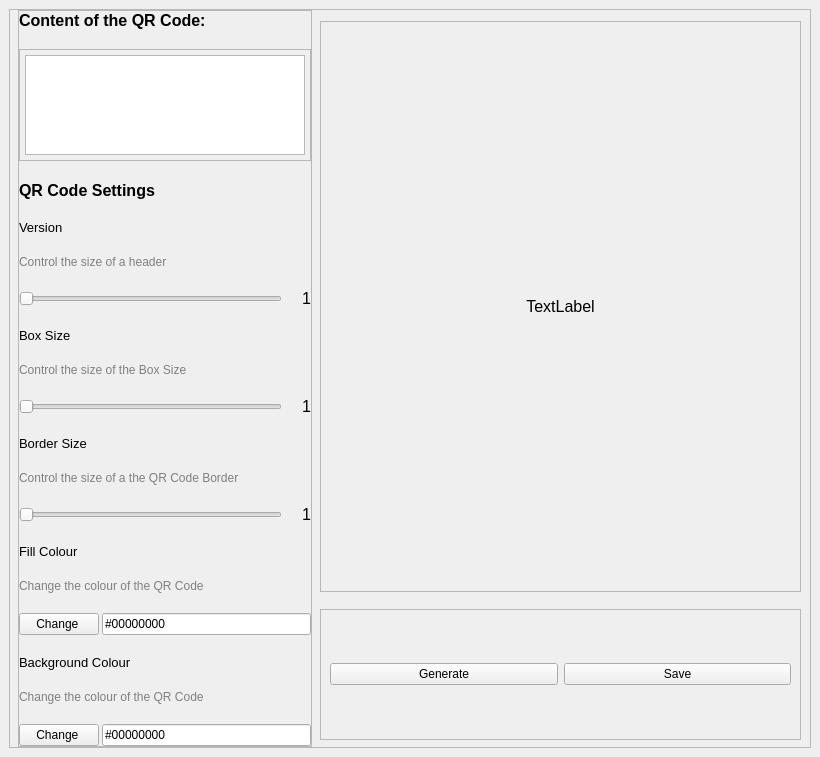
<?xml version="1.0" encoding="UTF-8"?>
<ui version="4.0">
 <class>MainWindow</class>
 <widget class="QMainWindow" name="MainWindow">
  <property name="geometry">
   <rect>
    <x>0</x>
    <y>0</y>
    <width>820</width>
    <height>726</height>
   </rect>
  </property>
  <property name="windowTitle">
   <string>MainWindow</string>
  </property>
  <widget class="QWidget" name="centralwidget">
   <layout class="QGridLayout" name="gridLayout_3">
    <item row="0" column="0">
     <widget class="QFrame" name="frame">
      <property name="frameShape">
       <enum>QFrame::StyledPanel</enum>
      </property>
      <property name="frameShadow">
       <enum>QFrame::Raised</enum>
      </property>
      <layout class="QGridLayout" name="gridLayout_4">
       <property name="leftMargin">
        <number>0</number>
       </property>
       <property name="topMargin">
        <number>0</number>
       </property>
       <property name="rightMargin">
        <number>0</number>
       </property>
       <property name="bottomMargin">
        <number>0</number>
       </property>
       <property name="spacing">
        <number>0</number>
       </property>
       <item row="0" column="0" rowspan="2">
        <widget class="QFrame" name="function_frame">
         <property name="minimumSize">
          <size>
           <width>294</width>
           <height>0</height>
          </size>
         </property>
         <property name="maximumSize">
          <size>
           <width>294</width>
           <height>16777215</height>
          </size>
         </property>
         <property name="frameShape">
          <enum>QFrame::StyledPanel</enum>
         </property>
         <property name="frameShadow">
          <enum>QFrame::Raised</enum>
         </property>
         <layout class="QVBoxLayout" name="verticalLayout_7">
          <property name="spacing">
           <number>20</number>
          </property>
          <property name="leftMargin">
           <number>0</number>
          </property>
          <property name="topMargin">
           <number>0</number>
          </property>
          <property name="rightMargin">
           <number>0</number>
          </property>
          <property name="bottomMargin">
           <number>0</number>
          </property>
          <item>
           <layout class="QVBoxLayout" name="verticalLayout">
            <property name="spacing">
             <number>19</number>
            </property>
            <item>
             <widget class="QLabel" name="label">
              <property name="font">
               <font>
                <pointsize>12</pointsize>
                <weight>75</weight>
                <bold>true</bold>
               </font>
              </property>
              <property name="text">
               <string>Content of the QR Code:</string>
              </property>
             </widget>
            </item>
            <item>
             <widget class="QFrame" name="frame_2">
              <property name="frameShape">
               <enum>QFrame::StyledPanel</enum>
              </property>
              <property name="frameShadow">
               <enum>QFrame::Raised</enum>
              </property>
              <layout class="QGridLayout" name="gridLayout">
               <property name="leftMargin">
                <number>5</number>
               </property>
               <property name="topMargin">
                <number>5</number>
               </property>
               <property name="rightMargin">
                <number>5</number>
               </property>
               <property name="bottomMargin">
                <number>5</number>
               </property>
               <property name="spacing">
                <number>5</number>
               </property>
               <item row="0" column="0">
                <widget class="QTextEdit" name="textEdit_content">
                 <property name="minimumSize">
                  <size>
                   <width>0</width>
                   <height>100</height>
                  </size>
                 </property>
                 <property name="maximumSize">
                  <size>
                   <width>16777215</width>
                   <height>100</height>
                  </size>
                 </property>
                 <property name="font">
                  <font>
                   <pointsize>12</pointsize>
                  </font>
                 </property>
                </widget>
               </item>
              </layout>
             </widget>
            </item>
           </layout>
          </item>
          <item>
           <widget class="QLabel" name="label_2">
            <property name="font">
             <font>
              <pointsize>12</pointsize>
              <weight>75</weight>
              <bold>true</bold>
             </font>
            </property>
            <property name="text">
             <string>QR Code Settings</string>
            </property>
           </widget>
          </item>
          <item>
           <layout class="QVBoxLayout" name="verticalLayout_2">
            <item>
             <widget class="QLabel" name="label_3">
              <property name="font">
               <font>
                <pointsize>10</pointsize>
               </font>
              </property>
              <property name="text">
               <string>Version</string>
              </property>
             </widget>
            </item>
            <item>
             <widget class="QLabel" name="label_4">
              <property name="styleSheet">
               <string notr="true">color:grey;</string>
              </property>
              <property name="text">
               <string>Control the size of a header</string>
              </property>
             </widget>
            </item>
            <item>
             <layout class="QHBoxLayout" name="horizontalLayout">
              <item>
               <widget class="QSlider" name="horizontalSlider_version">
                <property name="minimum">
                 <number>1</number>
                </property>
                <property name="maximum">
                 <number>100</number>
                </property>
                <property name="orientation">
                 <enum>Qt::Horizontal</enum>
                </property>
               </widget>
              </item>
              <item>
               <widget class="QLabel" name="label_5">
                <property name="font">
                 <font>
                  <pointsize>12</pointsize>
                 </font>
                </property>
                <property name="text">
                 <string>1</string>
                </property>
               </widget>
              </item>
             </layout>
            </item>
           </layout>
          </item>
          <item>
           <layout class="QVBoxLayout" name="verticalLayout_3">
            <item>
             <widget class="QLabel" name="label_6">
              <property name="font">
               <font>
                <pointsize>10</pointsize>
               </font>
              </property>
              <property name="text">
               <string>Box Size</string>
              </property>
             </widget>
            </item>
            <item>
             <widget class="QLabel" name="label_7">
              <property name="styleSheet">
               <string notr="true">color:grey;</string>
              </property>
              <property name="text">
               <string>Control the size of the Box Size</string>
              </property>
             </widget>
            </item>
            <item>
             <layout class="QHBoxLayout" name="horizontalLayout_2">
              <item>
               <widget class="QSlider" name="horizontalSlider_box_size">
                <property name="minimum">
                 <number>1</number>
                </property>
                <property name="maximum">
                 <number>100</number>
                </property>
                <property name="orientation">
                 <enum>Qt::Horizontal</enum>
                </property>
               </widget>
              </item>
              <item>
               <widget class="QLabel" name="label_8">
                <property name="font">
                 <font>
                  <pointsize>12</pointsize>
                 </font>
                </property>
                <property name="text">
                 <string>1</string>
                </property>
               </widget>
              </item>
             </layout>
            </item>
           </layout>
          </item>
          <item>
           <layout class="QVBoxLayout" name="verticalLayout_4">
            <item>
             <widget class="QLabel" name="label_9">
              <property name="font">
               <font>
                <pointsize>10</pointsize>
               </font>
              </property>
              <property name="text">
               <string>Border Size</string>
              </property>
             </widget>
            </item>
            <item>
             <widget class="QLabel" name="label_10">
              <property name="styleSheet">
               <string notr="true">color:grey;</string>
              </property>
              <property name="text">
               <string>Control the size of a the QR Code Border</string>
              </property>
             </widget>
            </item>
            <item>
             <layout class="QHBoxLayout" name="horizontalLayout_3">
              <item>
               <widget class="QSlider" name="horizontalSlider_border_size">
                <property name="minimum">
                 <number>1</number>
                </property>
                <property name="maximum">
                 <number>100</number>
                </property>
                <property name="orientation">
                 <enum>Qt::Horizontal</enum>
                </property>
               </widget>
              </item>
              <item>
               <widget class="QLabel" name="label_11">
                <property name="font">
                 <font>
                  <pointsize>12</pointsize>
                 </font>
                </property>
                <property name="text">
                 <string>1</string>
                </property>
               </widget>
              </item>
             </layout>
            </item>
           </layout>
          </item>
          <item>
           <layout class="QVBoxLayout" name="verticalLayout_5">
            <item>
             <widget class="QLabel" name="label_12">
              <property name="font">
               <font>
                <pointsize>10</pointsize>
               </font>
              </property>
              <property name="text">
               <string>Fill Colour</string>
              </property>
             </widget>
            </item>
            <item>
             <widget class="QLabel" name="label_13">
              <property name="styleSheet">
               <string notr="true">color:grey;</string>
              </property>
              <property name="text">
               <string>Change the colour of the QR Code </string>
              </property>
             </widget>
            </item>
            <item>
             <layout class="QHBoxLayout" name="horizontalLayout_4">
              <property name="spacing">
               <number>3</number>
              </property>
              <item>
               <widget class="QPushButton" name="pushButton_fill_colour">
                <property name="font">
                 <font>
                  <pointsize>9</pointsize>
                 </font>
                </property>
                <property name="text">
                 <string>Change </string>
                </property>
               </widget>
              </item>
              <item>
               <widget class="QLineEdit" name="lineEdit_fill_colour">
                <property name="text">
                 <string>#00000000</string>
                </property>
               </widget>
              </item>
             </layout>
            </item>
           </layout>
          </item>
          <item>
           <layout class="QVBoxLayout" name="verticalLayout_6">
            <item>
             <widget class="QLabel" name="label_14">
              <property name="font">
               <font>
                <pointsize>10</pointsize>
               </font>
              </property>
              <property name="text">
               <string>Background Colour</string>
              </property>
             </widget>
            </item>
            <item>
             <widget class="QLabel" name="label_15">
              <property name="styleSheet">
               <string notr="true">color:grey;</string>
              </property>
              <property name="text">
               <string>Change the colour of the QR Code </string>
              </property>
             </widget>
            </item>
            <item>
             <layout class="QHBoxLayout" name="horizontalLayout_5">
              <property name="spacing">
               <number>3</number>
              </property>
              <item>
               <widget class="QPushButton" name="pushButton_bg">
                <property name="font">
                 <font>
                  <pointsize>9</pointsize>
                 </font>
                </property>
                <property name="text">
                 <string>Change </string>
                </property>
               </widget>
              </item>
              <item>
               <widget class="QLineEdit" name="lineEdit_bg_colour">
                <property name="text">
                 <string>#00000000</string>
                </property>
               </widget>
              </item>
             </layout>
            </item>
           </layout>
          </item>
          <item>
           <spacer name="verticalSpacer">
            <property name="orientation">
             <enum>Qt::Vertical</enum>
            </property>
            <property name="sizeHint" stdset="0">
             <size>
              <width>20</width>
              <height>18</height>
             </size>
            </property>
           </spacer>
          </item>
         </layout>
        </widget>
       </item>
       <item row="0" column="1">
        <widget class="QFrame" name="output_frame">
         <property name="minimumSize">
          <size>
           <width>481</width>
           <height>571</height>
          </size>
         </property>
         <property name="maximumSize">
          <size>
           <width>481</width>
           <height>571</height>
          </size>
         </property>
         <property name="frameShape">
          <enum>QFrame::StyledPanel</enum>
         </property>
         <property name="frameShadow">
          <enum>QFrame::Raised</enum>
         </property>
         <layout class="QGridLayout" name="gridLayout_2">
          <item row="0" column="0">
           <widget class="QLabel" name="label_16">
            <property name="font">
             <font>
              <pointsize>12</pointsize>
             </font>
            </property>
            <property name="text">
             <string>TextLabel</string>
            </property>
            <property name="alignment">
             <set>Qt::AlignCenter</set>
            </property>
           </widget>
          </item>
         </layout>
        </widget>
       </item>
       <item row="1" column="1">
        <widget class="QFrame" name="setting_frame">
         <property name="minimumSize">
          <size>
           <width>481</width>
           <height>131</height>
          </size>
         </property>
         <property name="maximumSize">
          <size>
           <width>481</width>
           <height>131</height>
          </size>
         </property>
         <property name="frameShape">
          <enum>QFrame::StyledPanel</enum>
         </property>
         <property name="frameShadow">
          <enum>QFrame::Raised</enum>
         </property>
         <layout class="QHBoxLayout" name="horizontalLayout_6">
          <item>
           <widget class="QPushButton" name="pushButton_generate">
            <property name="text">
             <string>Generate</string>
            </property>
           </widget>
          </item>
          <item>
           <widget class="QPushButton" name="pushButton_save">
            <property name="text">
             <string>Save</string>
            </property>
           </widget>
          </item>
         </layout>
        </widget>
       </item>
      </layout>
     </widget>
    </item>
   </layout>
  </widget>
 </widget>
 <resources/>
 <connections>
  <connection>
   <sender>horizontalSlider_version</sender>
   <signal>valueChanged(int)</signal>
   <receiver>label_5</receiver>
   <slot>setNum(int)</slot>
   <hints>
    <hint type="sourcelabel">
     <x>250</x>
     <y>279</y>
    </hint>
    <hint type="destinationlabel">
     <x>293</x>
     <y>289</y>
    </hint>
   </hints>
  </connection>
  <connection>
   <sender>horizontalSlider_box_size</sender>
   <signal>valueChanged(int)</signal>
   <receiver>label_8</receiver>
   <slot>setNum(int)</slot>
   <hints>
    <hint type="sourcelabel">
     <x>142</x>
     <y>374</y>
    </hint>
    <hint type="destinationlabel">
     <x>293</x>
     <y>375</y>
    </hint>
   </hints>
  </connection>
  <connection>
   <sender>horizontalSlider_border_size</sender>
   <signal>valueChanged(int)</signal>
   <receiver>label_11</receiver>
   <slot>setNum(int)</slot>
   <hints>
    <hint type="sourcelabel">
     <x>203</x>
     <y>465</y>
    </hint>
    <hint type="destinationlabel">
     <x>292</x>
     <y>455</y>
    </hint>
   </hints>
  </connection>
 </connections>
</ui>
